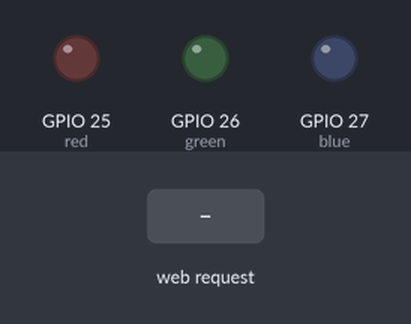
A sketch run on a simulated ESP32. Parts: output pins drawn as LEDs (lit = HIGH). Inputs (shaded band) come from the test bench. WiFi joins after 1.5 s; servers stay silent unless stated; what the sketch prints to the serial monitor is not drawn.

Above: at 2.7 s.
2.8 s: HTTP request GET /Red/on received
At 3.9 s:
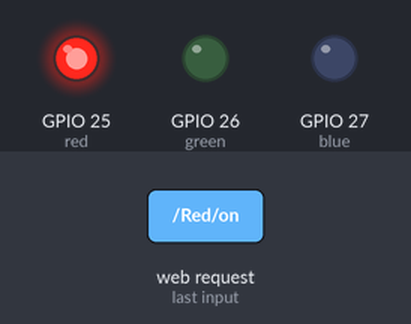
4.3 s: HTTP request GET /Green/on received
At 5.0 s:
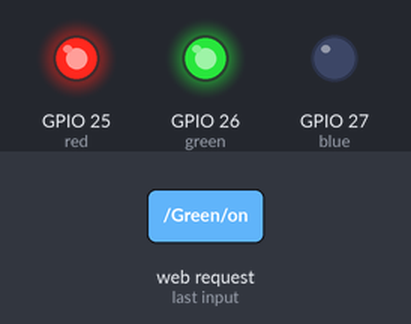
5.8 s: HTTP request GET /Red/off received
At 6.1 s:
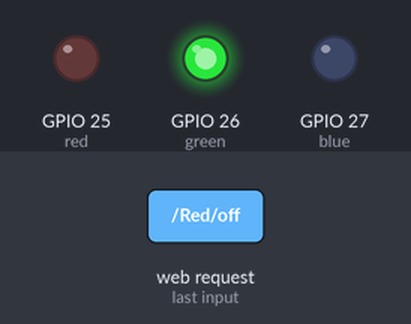
7.3 s: HTTP request GET /Blue/on received
At 8.4 s:
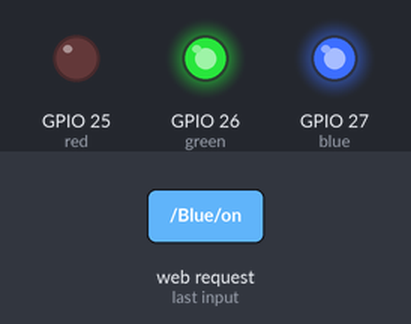
8.8 s: HTTP request GET /Green/off received
At 9.6 s:
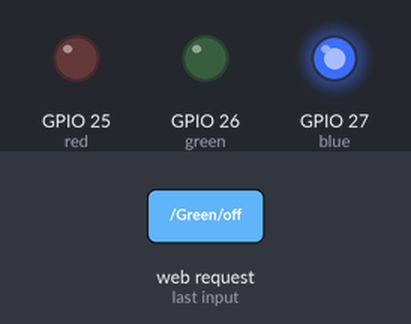
10.3 s: HTTP request GET /Red/on received
At 10.8 s:
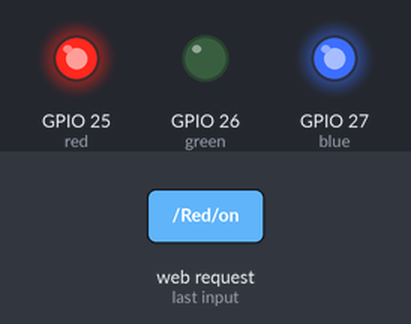
Timing chart, 0 to 12.8 s (numbered marks = the images above; inputs shaded):
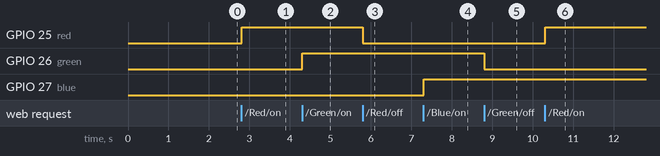

Measured:
- after the input at 2.8 s, GPIO 25 (red): LOW → HIGH at once
- after the input at 4.3 s, GPIO 26 (green): LOW → HIGH at once
- after the input at 5.8 s, GPIO 25 (red): HIGH → LOW at once
- after the input at 7.3 s, GPIO 27 (blue): LOW → HIGH at once
- after the input at 8.8 s, GPIO 26 (green): HIGH → LOW at once
- after the input at 10.3 s, GPIO 25 (red): LOW → HIGH at once

The sketch:

Ex13-3.ino
```cpp
// WiFi.h 로드하기
#include <WiFi.h>

// WiFi Ssid, Password
char* ssid = "KT_GiGA_2G_Wave2_79CA";
const char* password = "dx3adg9555";

// 웹서버의 포트 넘버를 80으로 설정
WiFiServer server(80);

// HTTP 요청을 저장할 변수 선언
String header;

// led핀 번호 지정
const int red = 25;
const int green = 26;
const int blue = 27;
// led의 상태를 저장할 변수 선언 및 초기화
String redState = "off";
String greenState = "off";
String blueState = "off";


// 프로그램을 실행한 후 지난 ms 를 반환하는 변수를 생성
unsigned long currentTime = millis();

unsigned long previousTime = 0;
const long timeoutTime = 2000;

void setup() {
    // 시리얼 모니터 보드레이트를 115200으로 설정
    Serial.begin(115200);

    //핀 모드설정 && led끄기
    pinMode(red, OUTPUT);
    pinMode(green, OUTPUT);
    pinMode(blue, OUTPUT);
    // Set outputs to LOW
    digitalWrite(red, LOW);
    digitalWrite(green, LOW);
    digitalWrite(blue, LOW);

    // WiFi연결
    Serial.print("Connecting to ");
    Serial.println(ssid);
    WiFi.begin(ssid, password);
    while (WiFi.status() != WL_CONNECTED) {
        delay(500);
        Serial.print(".");
    }
    // WiFi 연결 후 IP 주소 출력
    Serial.println("");
    Serial.println("WiFi connected.");
    Serial.println("IP address: ");
    Serial.println(WiFi.localIP());
    server.begin();
}

void loop(){
    WiFiClient client = server.available();   // 접속 감지

    if (client) {                             // 만약 접속이 감지되면
        currentTime = millis();                 // 프로그램 실행 후 지난 시간을 얻어온다
        previousTime = currentTime;
        Serial.println("New Client.");          // 시리얼 모니터에 출력
        String currentLine = "";                // 클라이언트에서 들어오는 데이터를 저장할 문자열 생성
        while (client.connected() && currentTime - previousTime <= timeoutTime) {  // 클라이언트가 접속해있을 때 반복
        currentTime = millis();
        if (client.available()) {             // 만약 클라이언트에서 읽을 바이트가 있다면
            char c = client.read();             // 바이트를 읽고
            Serial.write(c);                    // 그 바이트를 시리얼 모니터에 출력
            header += c;
            if (c == '\n') {                    // 만약 바이트가 '\n'일 경우
            // 현재 행이 비어있을 경우
            if (currentLine.length() == 0) {
                // HTTP 헤더는 항상 응답코드(ex: HTTP/1.1 200 OK)로 시작한다
                client.println("HTTP/1.1 200 OK");
                client.println("Content-type:text/html");
                client.println("Connection: close");
                client.println();

                // led 동작코드
                if (header.indexOf("GET /Red/on") >= 0) {
                    Serial.println("GPIO Red on");
                    redState = "on";
                    digitalWrite(red, HIGH);
                }
                else if (header.indexOf("GET /Red/off") >= 0) {
                    Serial.println("GPIO Red off");
                    redState = "off";
                    digitalWrite(red, LOW);
                }
                else if (header.indexOf("GET /Green/on") >= 0) {
                    Serial.println("GPIO Green on");
                    greenState = "on";
                    digitalWrite(green, HIGH);
                }
                else if (header.indexOf("GET /Green/off") >= 0) {
                    Serial.println("GPIO Green off");
                    greenState = "off";
                    digitalWrite(green, LOW);
                }
                else if (header.indexOf("GET /Blue/on") >= 0) {
                    Serial.println("GPIO Blue on");
                    blueState = "on";
                    digitalWrite(blue, HIGH);
                }
                else if (header.indexOf("GET /Blue/off") >= 0) {
                    Serial.println("GPIO Blue off");
                    blueState = "off";
                    digitalWrite(blue, LOW);
                }

                // HTML5
                client.println("<!DOCTYPE html><html>");
                client.println("<head><meta name=\"viewport\" content=\"width=device-width, initial-scale=1\">");
                client.println("<link rel=\"icon\" href=\"data:,\">");
                client.println("<title>ESP32 Web Server</title>");
                // CSS
                {
                    client.println("<style>html { font-family: Helvetica; display: inline-block; margin: 0px auto; text-align: center;}");
                    client.println(".button { background-color: #4CAF50; border: none; color: white; padding: 16px 40px;");
                    client.println("text-decoration: none; font-size: 30px; margin: 2px; cursor: pointer;}");
                    client.println(".button2 {background-color: #555555;}</style></head>");
                }

                client.println("<body><h1>ESP32 Web Server</h1>");

                client.println("<p>GPIO Red - State " + redState + "</p>");
                if (redState=="off") {
                    client.println("<p><a href=\"/Red/off\"><button class=\"button button2\">OFF</button></a></p>");
                }
                else {
                    client.println("<p><a href=\"/Red/on\"><button class=\"button\">ON</button></a></p>");
                }

                client.println("<p>GPIO Green - State " + greenState + "</p>");
                if (greenState=="off") {
                    client.println("<p><a href=\"/Green/off\"><button class=\"button\">OFF</button></a></p>");
                }
                else {
                    client.println("<p><a href=\"/Green/on\"><button class=\"button button2\">ON</button></a></p>");
                }

                client.println("<p>GPIO Blue - State " + blueState + "</p>");
                if (blueState=="off") {
                    client.println("<p><a href=\"/Blue/off\"><button class=\"button\">OFF</button></a></p>");
                }
                else {
                    client.println("<p><a href=\"/Blue/on\"><button class=\"button button2\">ON</button></a></p>");
                }
                client.println("</body></html>");

                client.println();
                break;
            }
            else {
                currentLine = "";
            }
            }
            else if (c != '\r') {
                currentLine += c;
            }
        }
        }
        header = ""; // 헤더 초기화
        // 서버 닫기
        client.stop();
        Serial.println("Client disconnected.");
        Serial.println("");
    }
}
```
